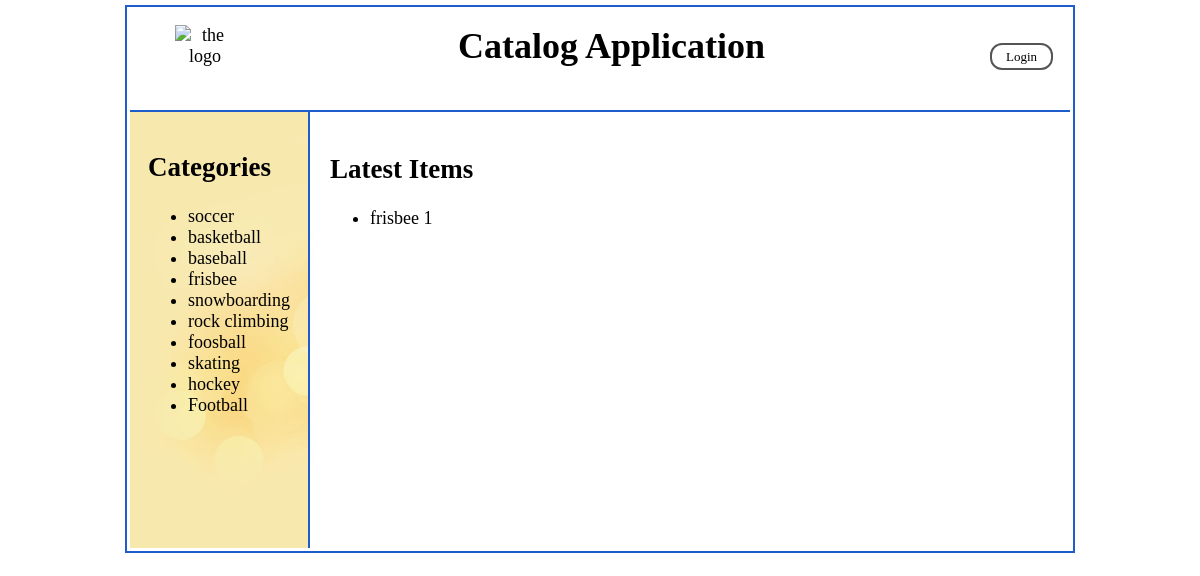
The page /catalog/frisbee/items/ on the database its author committed.
### database_setup.py (models this page shows, shortened)
class Category(Base):
    __tablename__ = 'category'
    id = Column(Integer, primary_key=True)
    name = Column(String(255), nullable=False)
    user_id = Column(Integer, ForeignKey('user.id'))
    user = relationship(User, backref="category")

class Items(Base):
    __tablename__ = 'items'
    id = Column(Integer, primary_key=True)
    name = Column(String(250), nullable=False)
    date = Column(DateTime, nullable=False)
    description = Column(String(250))
    picture = Column(String(250))
    category_id = Column(Integer, ForeignKey('category.id'))
    category = relationship(
        Category, backref=backref('items', cascade='all, delete'))
    user_id = Column(Integer, ForeignKey('user.id'))
    user = relationship(User, backref="items")

### project.py (the view, shortened to what this page needs)
@app.route('/catalog/<path:category_name>/items/')
def showCategory(category_name):
    categories = session.query(Category).all()
    category = session.query(Category).filter_by(name=category_name).one()
    items = session.query(Items).filter_by(category=category).all()
    creator = getUserInfo(category.user_id)
    if 'username' not in login_session or creator.id != login_session[
            'user_id']:
        return render_template(
            'public_items.html',
            category=category.name,
            categories=categories,
            items=items)

### project.py (called while the page is built)
def getUserInfo(user_id):
    user = session.query(User).filter_by(id=user_id).one()
    return user

### templates/public_items.html
{% include "header.html" %}
<div>
    <nav>
        <h2>Categories</h2>
        <ul>
            {% for c in categories %}
            <li>
                <a href="{{url_for('showCategory', category_name = c.name,)}}" style="color:black">{{c.name}}</a>
            </li>
            {% endfor %}
        </ul>
    </nav>
    <article>
        <h2>Latest Items</h2>
        <ul>
            {% for i in items %}
            <li>
                <a href="{{url_for('showItem', category_name = i.category.name, item_name = i.name)}}" style="color:black">{{
                    i.name }}</a>
            </li>
            {% endfor %}
        </ul>
    </article>
</div>
</body>
</html>

### static/styles.css (style rules this page uses)
a:link { text-decoration: none; }
nav { float: left; max-width: 250px; margin: 0; padding: 1em; border-right: 2px solid #205dcc; min-height: 400px; background: url("2.jpg"); background-size: cover; }
article { float: left; padding-left: 20px; padding-top: 20px; min-height: 400px; }
body { position: absolute; left: 10%; right: 10%; border: 2px solid; padding: 3px; margin: 5px; border-color: #205dcc; font-size: 18px; min-height: 480px; }

### rows shown on the page
Category: name "soccer"
Category: name "basketball"
Category: name "baseball"
Category: name "frisbee"
Category: name "snowboarding"
Category: name "rock climbing"
Category: name "foosball"
Category: name "skating"
Category: name "hockey"
Category: name "Football"
Items: name "frisbee 1"
